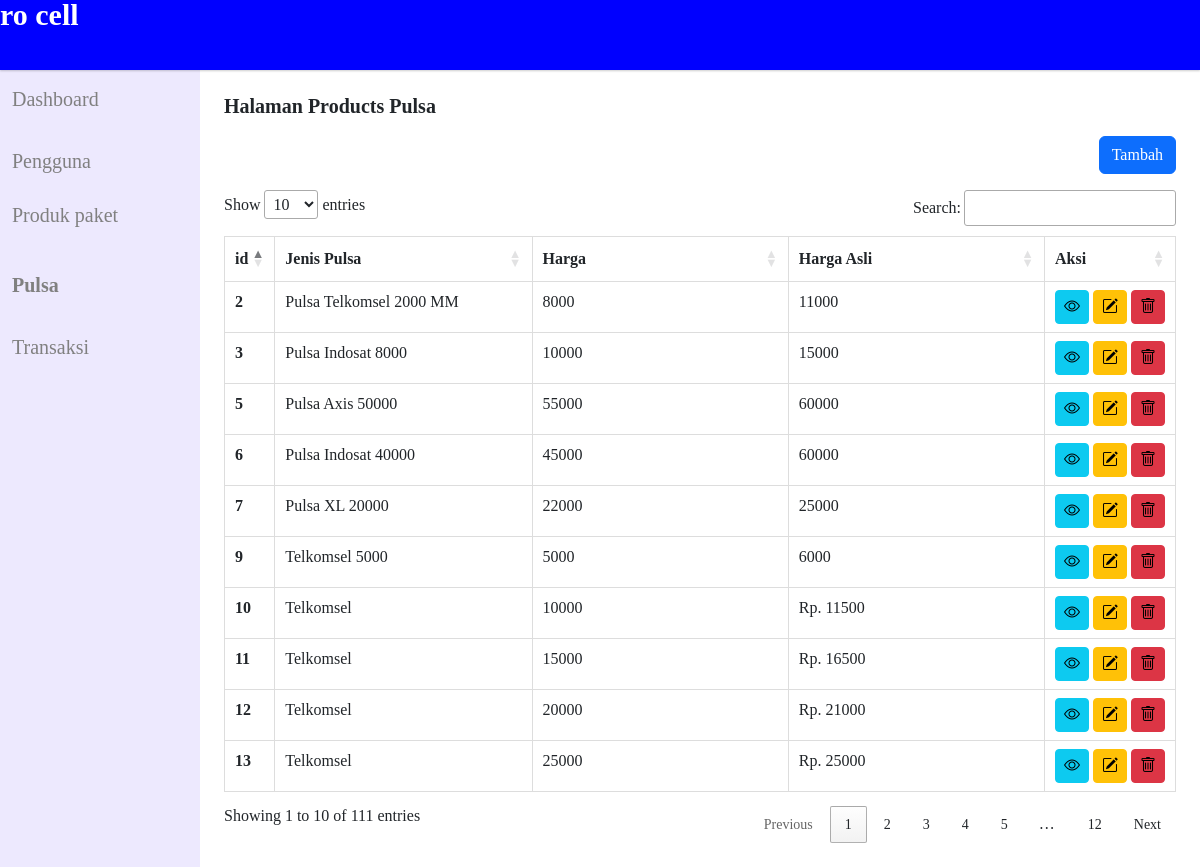
/admin/pulsa.php, run on the app's committed database.
### tables this page shows
CREATE TABLE `products_pulsa` (
  `id` int(5) NOT NULL,
  `Jenis_pulsa` varchar(288) NOT NULL,
  `harga` varchar(288) NOT NULL,
  `image` varchar(288) NOT NULL,
  `harga_asli` varchar(288) NOT NULL,
  `Keterangan` varchar(288) NOT NULL
);

### admin/pulsa.php (the view, shortened to what this page needs)
<?php
include("../config/koneksi.php");
$query = mysqli_query($koneksi, "SELECT * FROM products_pulsa");
while ($_record = mysqli_fetch_array($query)) {
    $result[] = $_record;
}
?>
<!DOCTYPE html>
<html lang="en">
<head>
    <link rel="stylesheet" href="../assets/css/swiper-bundle.min.css">
    <link rel="stylesheet" href="../assets/css/bootstrap.min.css">
    <link rel="stylesheet" href="../assets/css/style.css">
    <link rel="stylesheet" href="https://cdnjs.cloudflare.com/ajax/libs/font-awesome/6.4.0/css/all.min.css" />
    <link href="https://cdn.datatables.net/1.11.5/css/jquery.dataTables.min.css" rel="stylesheet">
    <link rel="stylesheet" href="https://unpkg.com/aos@next/dist/aos.css" />
    <link rel="stylesheet" href='https://unpkg.com/boxicons@2.0.7/css/boxicons.min.css'>
    <link href="https://cdnjs.cloudflare.com/ajax/libs/bootstrap/5.3.0/css/bootstrap.min.css" rel="stylesheet">
    <link rel="stylesheet" href="https://cdn.jsdelivr.net/npm/bootstrap-icons@1.10.3/font/bootstrap-icons.css">
</head>
<body>
    <nav>
        <div class="sidebar">
            <div class="navbar">
                <div class="logo"><a href="#" style="position: relative; top: -8px; margin-left: -510px; color: white;">Aero cell</a></div>
                <div class="nav-links">
                    <div class="header" style="margin-right: -570px">
                        <a class="nav-link text-white d-flex align-items-center gap-2" href="#" role="button" data-bs-toggle="dropdown" aria-expanded="false">
                        </a>
                    </div>
                </div>
            </div>
    </nav>
    <div class="container-fluid">
        <div class="row">
            <div class="col-lg-2 px-0" style="min-height: 90vh; font-size: 20px; margin-top: 60px; background-color: #ede9fe !important;">
                <div class="container-fluid" <div class="collapse navbar-collapse" id="navbarNav">
                    <ul class="navbar-nav d-flex flex-column gap-3 py-3">
                        <li class="nav-item" style="background-color: #ede9fe; color: grey;">
                            <a class="nav-link active" aria-current="page" href="dashbord.php">Dashboard</a>
                        </li>
                        <li class="nav-item" style="background-color: #ede9fe; color: grey;">
                            <a class="nav-link" aria-current="page" href="pengguna.php">Pengguna</a>
                        </li>
                        <p class="d-inline-flex gap-1">
                            <a data-bs-toggle="collapse" href="#collapseExample" aria-expanded="false" aria-controls="collapseExample" style="text-decoration: none; color:grey; font-weight: normal  ">
                                Produk paket
                            </a>
                        <li class="nav-item" style="color:grey;">
                            <a class="nav-link active fw-bold"" href=" pulsa.php">Pulsa</a>
                        </li>
                        <li class="nav-item" style="color:grey;">
                            <a class="nav-link" href="transaksi.php">Transaksi</a>
                        </li>
                </div>
            </div>
            <div class="col-lg-10 p-4" style="margin-top: 70px;">
                <h5 style="font-weight: bold">Halaman Products Pulsa</h5>
                <div class="row">
                    <div class="col d-flex justify-content-end mb-3" style="margin-top: 20px; margin-bottom: 20px;">
                        <button class="btn btn-primary" data-bs-toggle="modal" data-bs-target="#exampleModal" style="margin-top: -10px;">Tambah</button>
                    </div>
                </div>
                <?php
                if (empty($result)) {
                    echo "Data user tidak ada";
                } else {
                ?>
                    <div class="table-responsive">
                        <table id="myTable" class="table table-bordered table-hover">
                            <thead>
                                <tr>
                                    <th scope="col">id</th>
                                    <th scope="col">Jenis Pulsa</th>
                                    <th scope="col">Harga</th>
                                    <th scope="col">Harga Asli</th>
                                    <th scope="col">Aksi</th>
                                </tr>
                            </thead>
                            <tbody>
                                <?php
                                foreach ($result as $row) {
                                ?>
                                    <tr>
                                        <th align="center" scope="row" width="5%"><?php echo $row['id'] ?></th>
                                        <td width="30%"><?php echo $row['Jenis_pulsa'] ?></td>
                                        <td width="30%"><?php echo $row['harga'] ?></td>
                                        <td width="30%"><?php echo $row['harga_asli'] ?></td>
                                        <td width="5%">
                                            <div class="d-flex gap-1" style="color: #0000FF;">
                                                <button class="btn btn-info btn-sm" data-bs-toggle="modal" data-bs-target="#exampleModal1<?php echo $row['id'] ?>">
                                                    <i class="bi bi-eye fs-6"></i>
                                                </button>
                                                <button class="btn btn-warning btn-sm" data-bs-toggle="modal" data-bs-target="#exampleModalupdate<?php echo $row['id'] ?>">
                                                    <i class="bi bi-pencil-square fs-6"></i>
                                                </button>
                                                <button class="btn btn-danger btn-sm" data-bs-toggle="modal" data-bs-target="#exampleModaldelete<?php echo $row['id'] ?>">
                                                    <i class="bi bi-trash fs-6"></i>
                                                </button>
                                            </div>
                                    </tr>
                                <?php } ?>
                            </tbody>
                        </table>
                    </div>
                <?php
                }
                ?>
                <?php
                foreach ($result as $row) {
                ?>
            </div>
        <?php } ?>
</body>
</html>

### assets/css/style.css (style rules this page uses)
body { font-family: italic; }
h1, h2, h3, p, .navbar .logo a, .product-info, footer { font-family: italic; font-weight: bold; }
* { margin: 0; padding: 0; box-sizing: border-box; font-family: italic; }
.header { margin-left: -90px; }
nav { position: fixed; top: 0; left: 0; width: 100%; height: 100%; height: 70px; background: white; box-shadow: 0 1px 2px rgba(0, 0, 0, 0.2); z-index: 99; }
nav .navbar { height: 100%; max-width: 1250px; width: 100%; display: flex; align-items: center; justify-content: space-between; margin: auto; padding: 0 50px; }
.navbar .logo a { font-size: 30px; color: black; text-decoration: none; font-weight: 600; font-family: 'caveat', cursive; }
nav .navbar .nav-links { line-height: 70px; height: 100%; }

### admin/pulsa.php (style rules this page uses)
nav { background-color: #0000FF; }
#myTable tbody tr:nth-child(even) { background-color: #f9f9f9; }
#myTable { border-collapse: collapse; }
#myTable th, #myTable td { border: 1px solid #ddd; }
.dataTables_wrapper .btn { color: black; }

### data on the page
products_pulsa: id "2", Jenis_pulsa "Pulsa Telkomsel 2000 MM", harga "8000", harga_asli "11000"
products_pulsa: id "3", Jenis_pulsa "Pulsa Indosat 8000", harga "10000", harga_asli "15000"
products_pulsa: id "5", Jenis_pulsa "Pulsa Axis 50000", harga "55000", harga_asli "60000"
products_pulsa: id "6", Jenis_pulsa "Pulsa Indosat 40000", harga "45000", harga_asli "60000"
products_pulsa: id "7", Jenis_pulsa "Pulsa XL 20000", harga "22000", harga_asli "25000"
products_pulsa: id "9", Jenis_pulsa "Telkomsel 5000", harga "5000", harga_asli "6000"
products_pulsa: id "10", Jenis_pulsa "Telkomsel", harga "10000", harga_asli "Rp. 11500"
products_pulsa: id "11", Jenis_pulsa "Telkomsel", harga "15000", harga_asli "Rp. 16500"
products_pulsa: id "12", Jenis_pulsa "Telkomsel", harga "20000", harga_asli "Rp. 21000"
products_pulsa: id "13", Jenis_pulsa "Telkomsel", harga "25000", harga_asli "Rp. 25000"
